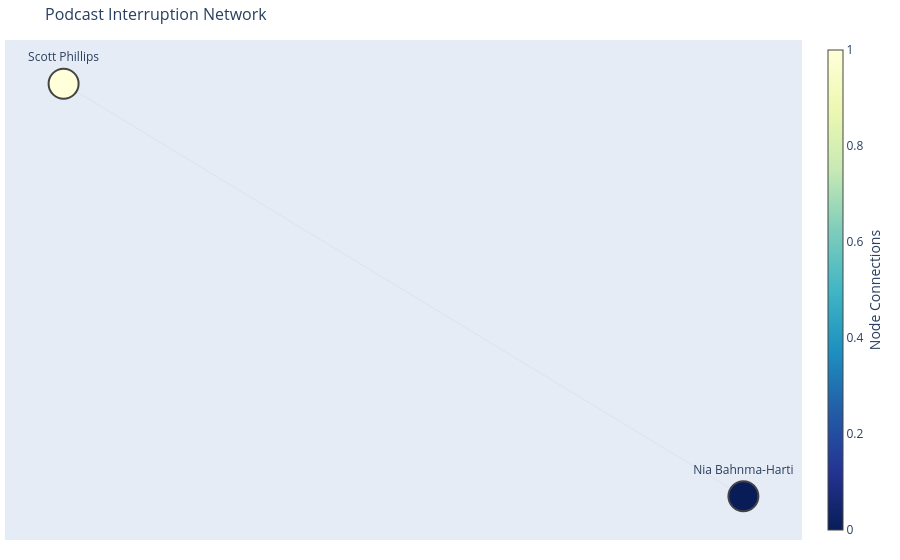

Notebook code cell kept with this figure:
### Code cell
#create interruption graph
G = nx.DiGraph()
for row in edges.itertuples():
    G.add_edge(row.interrupter, row.interrupted, weight=row.count)

pos = nx.spring_layout(G, k=0.5, seed=48)
nx.set_node_attributes(G, pos, 'pos')

edge_traces = []
for u, v, d in G.edges(data=True):
    x0, y0 = G.nodes[u]['pos']
    x1, y1 = G.nodes[v]['pos']
    edge_width = d['weight'] * 0.1  
    edge_trace = go.Scatter(
        x=[x0, x1],
        y=[y0, y1],
        line=dict(width=edge_width, color='#888'),
        hoverinfo='text',
        mode='lines'
    )
    edge_traces.append(edge_trace)

node_x = []
node_y = []
for node in G.nodes():
    x, y = G.nodes[node]['pos']
    node_x.append(x)
    node_y.append(y)

node_trace = go.Scatter(
    x=node_x, y=node_y,
    mode='markers+text',         
    text=[node for node in G.nodes()],  
    textposition='top center',
    hoverinfo='text',
    marker=dict(
        showscale=True,
        colorscale='YlGnBu',
        reversescale=True,
        color=[],
        size=30,
        colorbar=dict(
            thickness=15,
            title=dict(
                text='Node Connections',
                side='right'
            ),
            xanchor='left',
        ),
        line_width=2
    )
)

node_adjacencies = []
node_text = []

for node, adjacencies in G.adjacency():
    node_adjacencies.append(len(adjacencies))  
    node_text.append(f'{node}<br># of connections: {len(adjacencies)}')

node_trace.marker.color = node_adjacencies
node_trace.text = [node for node in G.nodes()]  
node_trace.hovertext = node_text                
fig = go.Figure(data=edge_traces + [node_trace],
                layout=go.Layout(
                    title=dict(
                        text="Podcast Interruption Network",
                        font=dict(size=16)
                    ),
                    showlegend=False,
                    hovermode='closest',
                    margin=dict(b=20,l=5,r=5,t=40),
                    xaxis=dict(showgrid=False, zeroline=False, showticklabels=False),
                    yaxis=dict(showgrid=False, zeroline=False, showticklabels=False))
               )

fig.show()

### Figure 1 — Plotly figure (JSON) as saved in the notebook; plotly's stock layout.template omitted (floating-point values rounded to 4 significant figures)
{"data": [{"hoverinfo": "text", "line": {"color": "#888", "width": 0.1}, "mode": "lines", "type": "scatter", "x": [-0.4512, 0.4512], "y": [1, -1]}, {"hoverinfo": "text", "hovertext": ["Scott Phillips<br># of connections: 1", "Nia Bahnma-Harti<br># of connections: 0"], "marker": {"color": [1, 0], "colorbar": {"thickness": 15, "title": {"side": "right", "text": "Node Connections"}, "xanchor": "left"}, "colorscale": [[0, "rgb(255,255,217)"], [0.125, "rgb(237,248,177)"], [0.25, "rgb(199,233,180)"], [0.375, "rgb(127,205,187)"], [0.5, "rgb(65,182,196)"], [0.625, "rgb(29,145,192)"], [0.75, "rgb(34,94,168)"], [0.875, "rgb(37,52,148)"], [1, "rgb(8,29,88)"]], "line": {"width": 2}, "reversescale": true, "showscale": true, "size": 30}, "mode": "markers+text", "text": ["Scott Phillips", "Nia Bahnma-Harti"], "textposition": "top center", "type": "scatter", "x": [-0.4512, 0.4512], "y": [1, -1]}], "layout": {"hovermode": "closest", "margin": {"b": 20, "l": 5, "r": 5, "t": 40}, "showlegend": false, "title": {"font": {"size": 16}, "text": "Podcast Interruption Network"}, "xaxis": {"showgrid": false, "showticklabels": false, "zeroline": false}, "yaxis": {"showgrid": false, "showticklabels": false, "zeroline": false}}}
